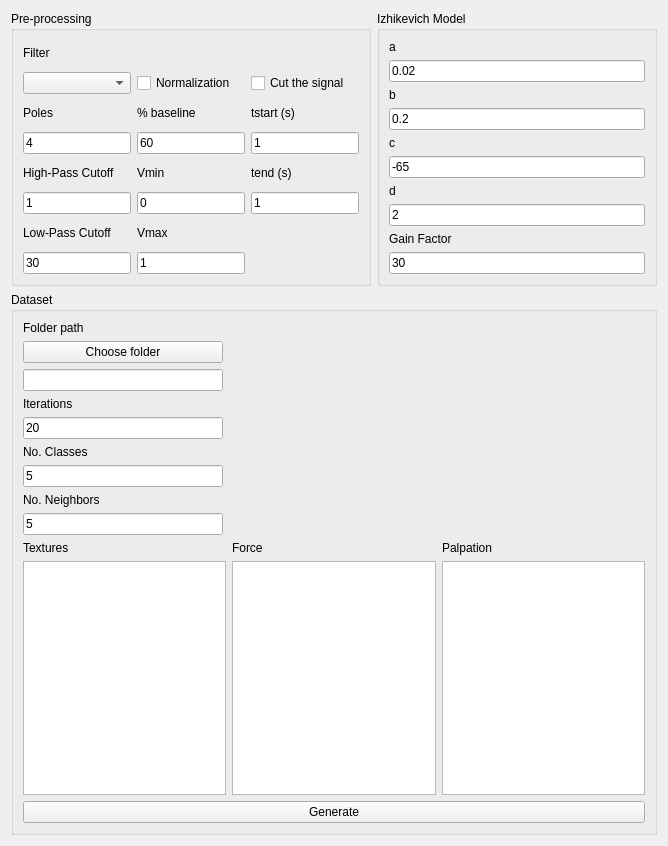
<?xml version="1.0" encoding="UTF-8"?>
<ui version="4.0">
 <class>Form</class>
 <widget class="QWidget" name="Form">
  <property name="geometry">
   <rect>
    <x>0</x>
    <y>0</y>
    <width>668</width>
    <height>846</height>
   </rect>
  </property>
  <property name="windowTitle">
   <string>Form</string>
  </property>
  <layout class="QGridLayout" name="gridLayout_2">
   <item row="0" column="0">
    <layout class="QVBoxLayout" name="verticalLayout_7">
     <item>
      <layout class="QHBoxLayout" name="horizontalLayout_2">
       <item>
        <widget class="QGroupBox" name="groupBox">
         <property name="maximumSize">
          <size>
           <width>600</width>
           <height>16777215</height>
          </size>
         </property>
         <property name="title">
          <string>Pre-processing</string>
         </property>
         <layout class="QGridLayout" name="gridLayout_3">
          <item row="4" column="2">
           <widget class="QLabel" name="label_42">
            <property name="maximumSize">
             <size>
              <width>200</width>
              <height>16777215</height>
             </size>
            </property>
            <property name="text">
             <string>tend (s)</string>
            </property>
           </widget>
          </item>
          <item row="1" column="1">
           <widget class="QCheckBox" name="chNormalize">
            <property name="text">
             <string>Normalization</string>
            </property>
           </widget>
          </item>
          <item row="6" column="1">
           <widget class="QLabel" name="label_39">
            <property name="maximumSize">
             <size>
              <width>200</width>
              <height>16777215</height>
             </size>
            </property>
            <property name="text">
             <string>Vmax</string>
            </property>
           </widget>
          </item>
          <item row="3" column="2">
           <widget class="QLineEdit" name="tbTstart">
            <property name="maximumSize">
             <size>
              <width>200</width>
              <height>16777215</height>
             </size>
            </property>
            <property name="text">
             <string>1</string>
            </property>
           </widget>
          </item>
          <item row="5" column="2">
           <widget class="QLineEdit" name="tbTend">
            <property name="maximumSize">
             <size>
              <width>200</width>
              <height>16777215</height>
             </size>
            </property>
            <property name="text">
             <string>1</string>
            </property>
           </widget>
          </item>
          <item row="4" column="1">
           <widget class="QLabel" name="label_38">
            <property name="maximumSize">
             <size>
              <width>200</width>
              <height>16777215</height>
             </size>
            </property>
            <property name="text">
             <string>Vmin</string>
            </property>
           </widget>
          </item>
          <item row="7" column="0">
           <widget class="QLineEdit" name="tbLowPass">
            <property name="text">
             <string>30</string>
            </property>
           </widget>
          </item>
          <item row="2" column="0">
           <widget class="QLabel" name="label_30">
            <property name="maximumSize">
             <size>
              <width>200</width>
              <height>16777215</height>
             </size>
            </property>
            <property name="text">
             <string>Poles</string>
            </property>
           </widget>
          </item>
          <item row="0" column="0">
           <widget class="QLabel" name="label_36">
            <property name="maximumSize">
             <size>
              <width>200</width>
              <height>16777215</height>
             </size>
            </property>
            <property name="text">
             <string>Filter</string>
            </property>
           </widget>
          </item>
          <item row="1" column="0">
           <widget class="QComboBox" name="cbFilter">
            <property name="maximumSize">
             <size>
              <width>200</width>
              <height>16777215</height>
             </size>
            </property>
           </widget>
          </item>
          <item row="2" column="1">
           <widget class="QLabel" name="label_40">
            <property name="maximumSize">
             <size>
              <width>200</width>
              <height>16777215</height>
             </size>
            </property>
            <property name="text">
             <string>% baseline</string>
            </property>
           </widget>
          </item>
          <item row="3" column="1">
           <widget class="QLineEdit" name="tbBaseline">
            <property name="maximumSize">
             <size>
              <width>200</width>
              <height>16777215</height>
             </size>
            </property>
            <property name="text">
             <string>60</string>
            </property>
           </widget>
          </item>
          <item row="3" column="0">
           <widget class="QLineEdit" name="tbPoles">
            <property name="maximumSize">
             <size>
              <width>200</width>
              <height>16777215</height>
             </size>
            </property>
            <property name="text">
             <string>4</string>
            </property>
           </widget>
          </item>
          <item row="5" column="0">
           <widget class="QLineEdit" name="tbHighPass">
            <property name="text">
             <string>1</string>
            </property>
           </widget>
          </item>
          <item row="2" column="2">
           <widget class="QLabel" name="label_41">
            <property name="maximumSize">
             <size>
              <width>200</width>
              <height>16777215</height>
             </size>
            </property>
            <property name="text">
             <string>tstart (s)</string>
            </property>
           </widget>
          </item>
          <item row="5" column="1">
           <widget class="QLineEdit" name="tbVmin">
            <property name="maximumSize">
             <size>
              <width>200</width>
              <height>16777215</height>
             </size>
            </property>
            <property name="text">
             <string>0</string>
            </property>
           </widget>
          </item>
          <item row="4" column="0">
           <widget class="QLabel" name="label_37">
            <property name="maximumSize">
             <size>
              <width>200</width>
              <height>16777215</height>
             </size>
            </property>
            <property name="text">
             <string>High-Pass Cutoff</string>
            </property>
           </widget>
          </item>
          <item row="6" column="0">
           <widget class="QLabel" name="label_35">
            <property name="maximumSize">
             <size>
              <width>200</width>
              <height>16777215</height>
             </size>
            </property>
            <property name="text">
             <string>Low-Pass Cutoff</string>
            </property>
           </widget>
          </item>
          <item row="1" column="2">
           <widget class="QCheckBox" name="chCut">
            <property name="text">
             <string>Cut the signal</string>
            </property>
           </widget>
          </item>
          <item row="7" column="1">
           <widget class="QLineEdit" name="tbVmax">
            <property name="maximumSize">
             <size>
              <width>200</width>
              <height>16777215</height>
             </size>
            </property>
            <property name="text">
             <string>1</string>
            </property>
           </widget>
          </item>
         </layout>
        </widget>
       </item>
       <item>
        <widget class="QGroupBox" name="groupBox_4">
         <property name="maximumSize">
          <size>
           <width>300</width>
           <height>300</height>
          </size>
         </property>
         <property name="title">
          <string>Izhikevich Model</string>
         </property>
         <layout class="QGridLayout" name="gridLayout_8">
          <item row="4" column="0">
           <widget class="QLabel" name="label_31">
            <property name="text">
             <string>c</string>
            </property>
           </widget>
          </item>
          <item row="1" column="0">
           <widget class="QLineEdit" name="tbIza">
            <property name="text">
             <string>0.02</string>
            </property>
           </widget>
          </item>
          <item row="3" column="0">
           <widget class="QLineEdit" name="tbIzb">
            <property name="text">
             <string>0.2</string>
            </property>
           </widget>
          </item>
          <item row="2" column="0">
           <widget class="QLabel" name="label_32">
            <property name="text">
             <string>b</string>
            </property>
           </widget>
          </item>
          <item row="6" column="0">
           <widget class="QLabel" name="label_33">
            <property name="text">
             <string>d</string>
            </property>
           </widget>
          </item>
          <item row="5" column="0">
           <widget class="QLineEdit" name="tbIzc">
            <property name="text">
             <string>-65</string>
            </property>
           </widget>
          </item>
          <item row="7" column="0">
           <widget class="QLineEdit" name="tbIzd">
            <property name="text">
             <string>2</string>
            </property>
           </widget>
          </item>
          <item row="8" column="0">
           <widget class="QLabel" name="label_34">
            <property name="text">
             <string>Gain Factor</string>
            </property>
           </widget>
          </item>
          <item row="0" column="0">
           <widget class="QLabel" name="label_29">
            <property name="text">
             <string>a</string>
            </property>
           </widget>
          </item>
          <item row="9" column="0">
           <widget class="QLineEdit" name="tbGain">
            <property name="text">
             <string>30</string>
            </property>
           </widget>
          </item>
         </layout>
        </widget>
       </item>
      </layout>
     </item>
     <item>
      <widget class="QGroupBox" name="gbDataset">
       <property name="maximumSize">
        <size>
         <width>900</width>
         <height>16777215</height>
        </size>
       </property>
       <property name="title">
        <string>Dataset</string>
       </property>
       <layout class="QGridLayout" name="gridLayout">
        <item row="0" column="0">
         <layout class="QVBoxLayout" name="verticalLayout_5">
          <item>
           <widget class="QLabel" name="label_19">
            <property name="text">
             <string>Folder path</string>
            </property>
           </widget>
          </item>
          <item>
           <widget class="QPushButton" name="btnDataFolder">
            <property name="maximumSize">
             <size>
              <width>200</width>
              <height>16777215</height>
             </size>
            </property>
            <property name="text">
             <string>Choose folder</string>
            </property>
           </widget>
          </item>
          <item>
           <widget class="QLineEdit" name="tbDataFolder">
            <property name="maximumSize">
             <size>
              <width>200</width>
              <height>16777215</height>
             </size>
            </property>
           </widget>
          </item>
          <item>
           <widget class="QLabel" name="label_17">
            <property name="text">
             <string>Iterations</string>
            </property>
           </widget>
          </item>
          <item>
           <widget class="QLineEdit" name="tbIterations">
            <property name="maximumSize">
             <size>
              <width>200</width>
              <height>16777215</height>
             </size>
            </property>
            <property name="text">
             <string>20</string>
            </property>
           </widget>
          </item>
          <item>
           <widget class="QLabel" name="label_18">
            <property name="text">
             <string>No. Classes</string>
            </property>
           </widget>
          </item>
          <item>
           <widget class="QLineEdit" name="tbClasses">
            <property name="maximumSize">
             <size>
              <width>200</width>
              <height>16777215</height>
             </size>
            </property>
            <property name="text">
             <string>5</string>
            </property>
           </widget>
          </item>
          <item>
           <widget class="QLabel" name="label_4">
            <property name="text">
             <string>No. Neighbors</string>
            </property>
           </widget>
          </item>
          <item>
           <widget class="QLineEdit" name="tbNeighbors">
            <property name="maximumSize">
             <size>
              <width>200</width>
              <height>16777215</height>
             </size>
            </property>
            <property name="text">
             <string>5</string>
            </property>
           </widget>
          </item>
          <item>
           <layout class="QHBoxLayout" name="horizontalLayout">
            <item>
             <layout class="QVBoxLayout" name="verticalLayout">
              <item>
               <widget class="QLabel" name="label">
                <property name="text">
                 <string>Textures</string>
                </property>
               </widget>
              </item>
              <item>
               <widget class="QTextEdit" name="teTexture">
                <property name="minimumSize">
                 <size>
                  <width>200</width>
                  <height>0</height>
                 </size>
                </property>
               </widget>
              </item>
             </layout>
            </item>
            <item>
             <layout class="QVBoxLayout" name="verticalLayout_4">
              <item>
               <widget class="QLabel" name="label_3">
                <property name="text">
                 <string>Force</string>
                </property>
               </widget>
              </item>
              <item>
               <widget class="QTextEdit" name="teForce">
                <property name="minimumSize">
                 <size>
                  <width>200</width>
                  <height>0</height>
                 </size>
                </property>
               </widget>
              </item>
             </layout>
            </item>
            <item>
             <layout class="QVBoxLayout" name="verticalLayout_2">
              <item>
               <widget class="QLabel" name="label_2">
                <property name="text">
                 <string>Palpation</string>
                </property>
               </widget>
              </item>
              <item>
               <widget class="QTextEdit" name="tePalpation">
                <property name="minimumSize">
                 <size>
                  <width>200</width>
                  <height>0</height>
                 </size>
                </property>
               </widget>
              </item>
             </layout>
            </item>
           </layout>
          </item>
          <item>
           <widget class="QPushButton" name="btnGenerateDataset">
            <property name="text">
             <string>Generate</string>
            </property>
           </widget>
          </item>
         </layout>
        </item>
       </layout>
      </widget>
     </item>
    </layout>
   </item>
  </layout>
 </widget>
 <resources/>
 <connections/>
</ui>
